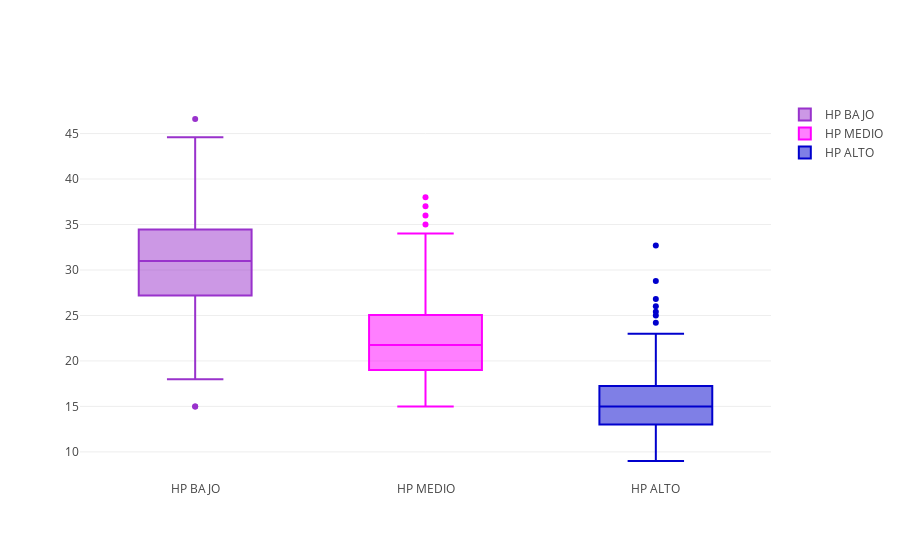

Here is the notebook cell this chart was saved with:
### Markdown cell above
#### mpg vs. horsepower

### Code cell
trace1 = go.Box(
    y=hp1['mpg'],
    name = 'HP BAJO',
    marker = dict(
        color = '#9932cc',
    )
)
trace2 = go.Box(
    y=hp2['mpg'],
    name = 'HP MEDIO',
    marker = dict(
        color = '#ff00ff',
    )
)
trace3 = go.Box(
    y=hp3['mpg'],
    name = 'HP ALTO',
    marker = dict(
        color = '#0000cd',
    )
)
layout = go.Layout(
    title = "Boxplots HP vs. mpg",
    
    yaxis=dict(
        title='mpg',
        titlefont=dict(
            family='Courier New, monospace',
            size=18,
            color='#7f7f7f'
        )
    )
)
data = [trace1, trace2, trace3]
fig = go.Figure(data=data,layout=layout)
py.iplot(data)

### Figure 1 — Plotly figure (JSON) as saved in the notebook; plotly's stock layout.template omitted (floating-point values rounded to 4 significant figures; data arrays with more than 128 entries replaced by an {"elided": "..."} marker saying what was removed)
{"data": [{"marker": {"color": "#9932cc"}, "name": "HP BAJO", "type": "box", "y": {"elided": "132 float values"}}, {"marker": {"color": "#ff00ff"}, "name": "HP MEDIO", "type": "box", "y": {"elided": "144 float values"}}, {"marker": {"color": "#0000cd"}, "name": "HP ALTO", "type": "box", "y": [18, 15, 18, 16, 17, 15, 14, 14, 14, 15, 15, 14, 15, 14, 26, 10, 10, 11, 9, 14, 14, 14, 14, 12, 13, 13, 13, 14, 15, 14, 17, 11, 13, 12, 13, 15, 13, 13, 14, 18, 13, 14, 13, 14, 15, 12, 13, 13, 14, 13, 12, 13, 11, 12, 13, 12, 15, 16, 19, 15, 20, 11, 16, 13, 14, 14, 14, 16, 15, 16, 14, 13, 25, 17.5, 16, 15.5, 14.5, 13, 16.5, 16.5, 13, 13, 13, 17.5, 15.5, 15, 16, 15.5, 15.5, 16, 19.4, 20.2, 18.1, 19.2, 17.7, 18.1, 17.5, 17, 21.6, 16.2, 21.5, 17, 17.6, 16.5, 18.2, 16.9, 15.5, 19.2, 18.5, 23, 28.8, 26.8, 32.7, 25.4, 24.2, 22]}], "layout": {}}
